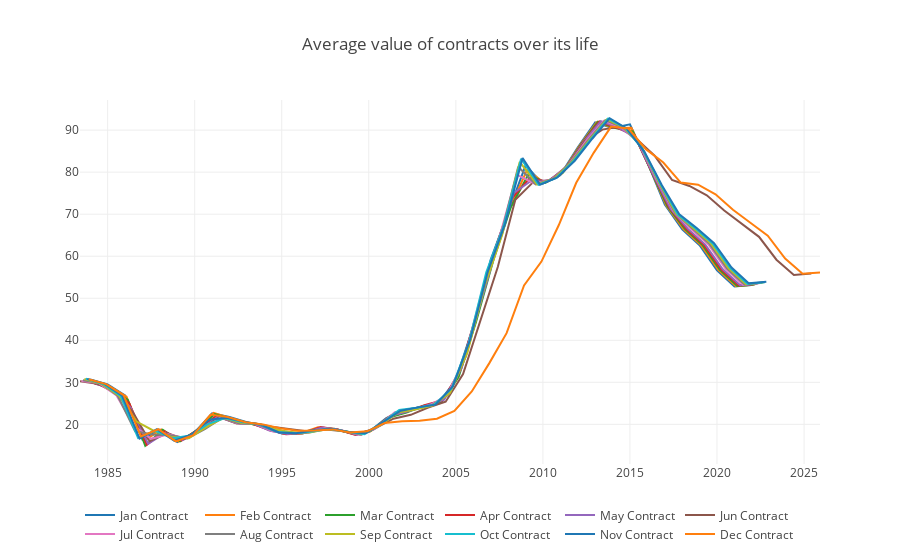

Notebook cell for this chart:
### Code cell
# To Avoid stairstepping, let's plot all the contracts by month:
df_yearly_contract_month = df_query.groupby(('contract_year', 'contract_month')).mean().reset_index()
df = df_yearly_contract_month
df['contract_date'] = df[['contract_year', 'contract_month']].apply(lambda x: '{}-{:02d}'.format(x[0], x[1]), axis=1)
title = 'Average value of contracts over its life'

months = ['', 'Jan', 'Feb', 'Mar', 'Apr', 'May', 'Jun', 'Jul', 'Aug', 'Sep', 'Oct', 'Nov', 'Dec']
data = []
for m in range(1, 13):
    d = df[df['contract_month'] == m]
    data.append(Scatter(x=d['contract_date'], y=d['open'], name='{} Contract'.format(months[m])))

plot(data, title=title)
